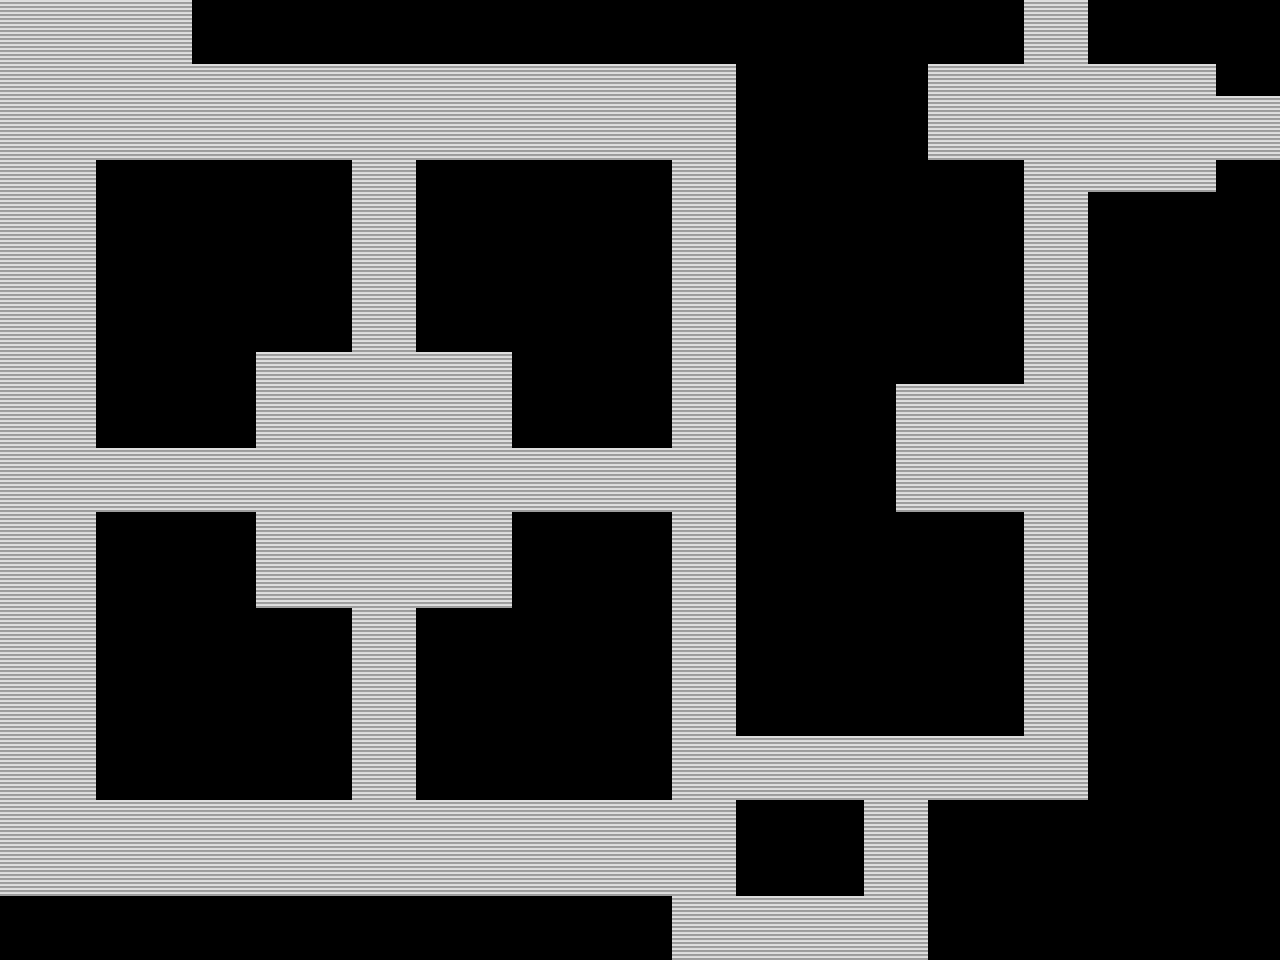

A 2D game scene composited from a Tiled map and its tileset images. What follows is a short description and the map's XML, with each tile layer's data collapsed to a summary:
An orthogonal 40x30 tile map with 32x32 px tiles, 1 tile layer (Tile Layer 1) and 21 objects (5x 1, 5x 2).

<map version="1.0" orientation="orthogonal" renderorder="right-down" width="40" height="30" tilewidth="32" tileheight="32" nextobjectid="53">
 <tileset firstgid="1" name="floor" tilewidth="32" tileheight="32" tilecount="1" columns="1">
  <image source="floor.png" width="32" height="32" />
 </tileset>
 <layer name="Tile Layer 1" width="40" height="30">
  <data>[1200 cells, 493 non-empty, 1 distinct tile ids]</data>
 </layer>
 <objectgroup name="wall">
  <object id="29" x="0" y="0">
   <polyline points="0,0 0,896 672,896 672,928 672,960 928,960 928,800 1088,800 1088,192 1216,192 1216,160 1280,160 1280,96 1216,96 1216,64 1088,64 1088,0 1024,0 1024,32 1024,64 928,64 928,160 1024,160 1024,384 896,384 896,512 1024,512 1024,736 736,736 736,64 192,64 192,0 0,0" />
  </object>
  <object id="30" x="96" y="160">
   <polyline points="0,0 0,288 160,288 160,192 256,192 256,0 0,0" />
  </object>
  <object id="31" x="416" y="160">
   <polyline points="0,0 256,0 256,288 96,288 96,192 0,192 0,0" />
  </object>
  <object id="32" x="96" y="512">
   <polyline points="0,0 0,288 256,288 256,128 256,96 160,96 160,0 0,0" />
  </object>
  <object id="33" x="416" y="608">
   <polyline points="0,0 0,192 256,192 256,-96 96,-96 96,0 0,0" />
  </object>
  <object id="34" x="736" y="800">
   <polyline points="0,0 0,96 128,96 128,0 0,0" />
  </object>
 </objectgroup>
 <objectgroup name="guards">
  <object id="47" x="384" y="864">
   <properties>
    <property name="XY" type="bool" value="true" />
    <property name="constant" type="float" value="368" />
    <property name="end" type="float" value="416" />
    <property name="start" type="float" value="96" />
   </properties>
   <ellipse />
  </object>
  <object id="49" x="704" y="864">
   <properties>
    <property name="XY" type="bool" value="true" />
    <property name="constant" type="float" value="692" />
    <property name="end" type="float" value="800" />
    <property name="start" type="float" value="96" />
   </properties>
   <ellipse />
  </object>
  <object id="50" x="1056" y="768">
   <properties>
    <property name="XY" type="bool" value="false" />
    <property name="constant" type="float" value="178" />
    <property name="end" type="float" value="800" />
    <property name="start" type="float" value="1056" />
   </properties>
   <ellipse />
  </object>
  <object id="51" x="1056" y="704">
   <properties>
    <property name="XY" type="bool" value="true" />
    <property name="constant" type="float" value="1038" />
    <property name="end" type="float" value="704" />
    <property name="start" type="float" value="256" />
   </properties>
   <ellipse />
  </object>
 </objectgroup>
 <objectgroup name="victory">
  <object id="35" x="1216" y="96" width="64" height="64">
   <properties>
    <property name="X" type="float" value="1216" />
    <property name="Y" type="float" value="800" />
   </properties>
  </object>
 </objectgroup>
 <objectgroup name="hacks">
  <object id="40" name="1" x="352" y="160">
   <properties>
    <property name="Height" type="float" value="4" />
    <property name="Type" value="door" />
    <property name="Width" type="float" value="64" />
    <property name="X" type="float" value="352" />
    <property name="Y" type="float" value="796" />
    <property name="up" type="bool" value="false" />
   </properties>
   <polyline points="0,0 64,0" />
  </object>
  <object id="41" name="1" x="512" y="448">
   <properties>
    <property name="Height" type="float" value="64" />
    <property name="Type" value="door" />
    <property name="Width" type="float" value="4" />
    <property name="X" type="float" value="512" />
    <property name="Y" type="float" value="448" />
    <property name="up" type="bool" value="true" />
   </properties>
   <polyline points="0,0 0,64" />
  </object>
  <object id="42" name="1" x="672" y="896">
   <properties>
    <property name="Height" type="float" value="4" />
    <property name="Type" value="door" />
    <property name="Width" type="float" value="64" />
    <property name="X" type="float" value="672" />
    <property name="Y" type="float" value="60" />
    <property name="up" type="bool" value="false" />
   </properties>
   <polyline points="0,0 64,0" />
  </object>
  <object id="43" name="1" x="736" y="736">
   <properties>
    <property name="Height" type="float" value="64" />
    <property name="Type" value="door" />
    <property name="Width" type="float" value="4" />
    <property name="X" type="float" value="736" />
    <property name="Y" type="float" value="160" />
    <property name="up" type="bool" value="true" />
   </properties>
   <polyline points="0,0 0,64" />
  </object>
  <object id="44" name="2" x="928" y="928">
   <properties>
    <property name="Height" type="float" value="10" />
    <property name="NESW" type="float" value="3" />
    <property name="Type" value="cam" />
    <property name="Width" type="float" value="20" />
    <property name="X" type="float" value="928" />
    <property name="Y" type="float" value="27" />
   </properties>
   <polygon points="0,0 -64,-32 -64,32" />
  </object>
  <object id="45" name="2" x="960" y="64">
   <properties>
    <property name="Height" type="float" value="20" />
    <property name="NESW" type="float" value="0" />
    <property name="Type" value="cam" />
    <property name="Width" type="float" value="10" />
    <property name="X" type="float" value="955" />
    <property name="Y" type="float" value="896" />
   </properties>
   <polygon points="0,0 -32,64 32,64" />
  </object>
  <object id="46" name="2" x="1056" y="0">
   <properties>
    <property name="Height" type="float" value="20" />
    <property name="NESW" type="float" value="0" />
    <property name="Type" value="cam" />
    <property name="Width" type="float" value="10" />
    <property name="X" type="float" value="1051" />
    <property name="Y" type="float" value="960" />
   </properties>
   <polygon points="0,0 -32,64 32,64" />
  </object>
  <object id="52" name="2" x="736" y="128">
   <properties>
    <property name="Height" type="float" value="10" />
    <property name="NESW" type="float" value="3" />
    <property name="Type" value="cam" />
    <property name="Width" type="float" value="20" />
    <property name="X" type="float" value="736" />
    <property name="Y" type="float" value="827" />
   </properties>
   <polygon points="0,0 -64,-32 -64,32" />
  </object>
 </objectgroup>
 <objectgroup name="routers">
  <object id="38" name="1" x="384" y="480" width="16" height="16">
   <properties>
    <property name="Height" type="float" value="16" />
    <property name="Width" type="float" value="16" />
    <property name="X" type="float" value="384" />
    <property name="Y" type="float" value="464" />
   </properties>
  </object>
  <object id="39" name="2" x="960" y="448" width="16" height="16">
   <properties>
    <property name="Height" type="float" value="16" />
    <property name="Width" type="float" value="16" />
    <property name="X" type="float" value="960" />
    <property name="Y" type="float" value="496" />
   </properties>
  </object>
 </objectgroup>
</map>